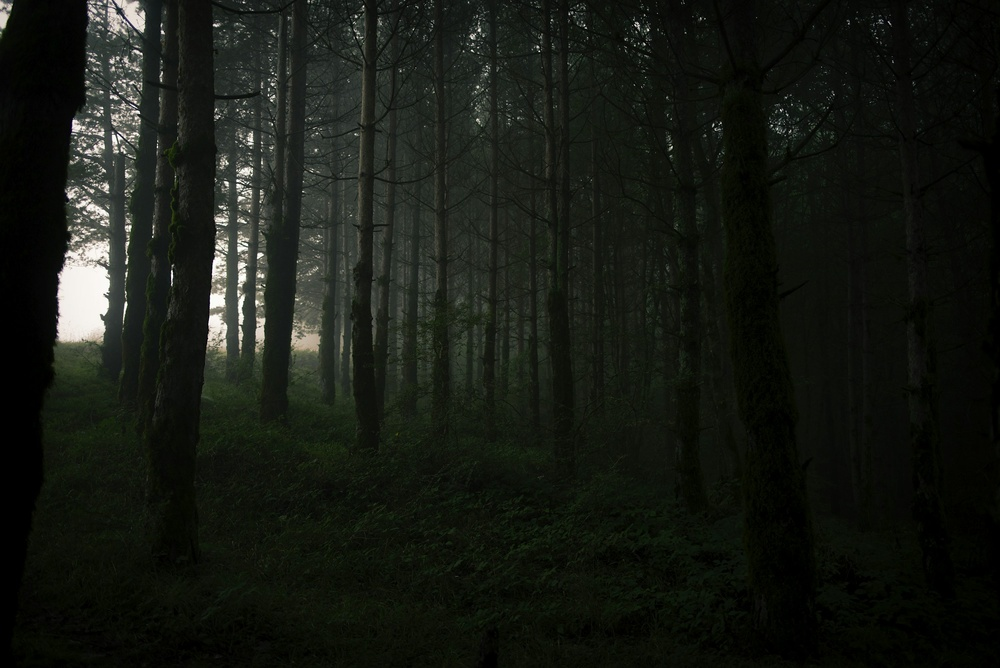
#> input picture jungle.jpg, 1000 x 668 px, shrunk from 3000 x 2003 before the run, found by its file name
$ python 'Power Law Transform.py'
#> lines starting #> are read from the running program, lines starting #| are printed output that depends on the picture
import cv2
import matplotlib.pyplot as plt
import math
import numpy as np
#this type of processing is suited for displaying image correctly for human eye based on monitor's display settings
# Read an image
image = cv2.imread(r"D:\Ruchita\Information_Technology\MSC-IT(CC)\SEM2\Practicals\jungle.jpg")
#> image is the input picture: shape (668, 1000, 3); mean B, G, R 19.5, 26, 22.4
plt.imshow(image)
plt.show()
# Trying 7 gamma values.
for gamma in [0.1, 0.3, 0.4, 0.5, 1.2, 2.2, 3.2]:

    # Apply gamma correction.
    gamma_corrected = np.array(255*(image / 255) ** gamma, dtype = 'uint8')
    plt.imshow(gamma_corrected)
    plt.show()
#> this loop made 7 passes
#> pass 1, `gamma_corrected = np.array(255*(image / 255) ** gamma, dtype = 'uint8')`:
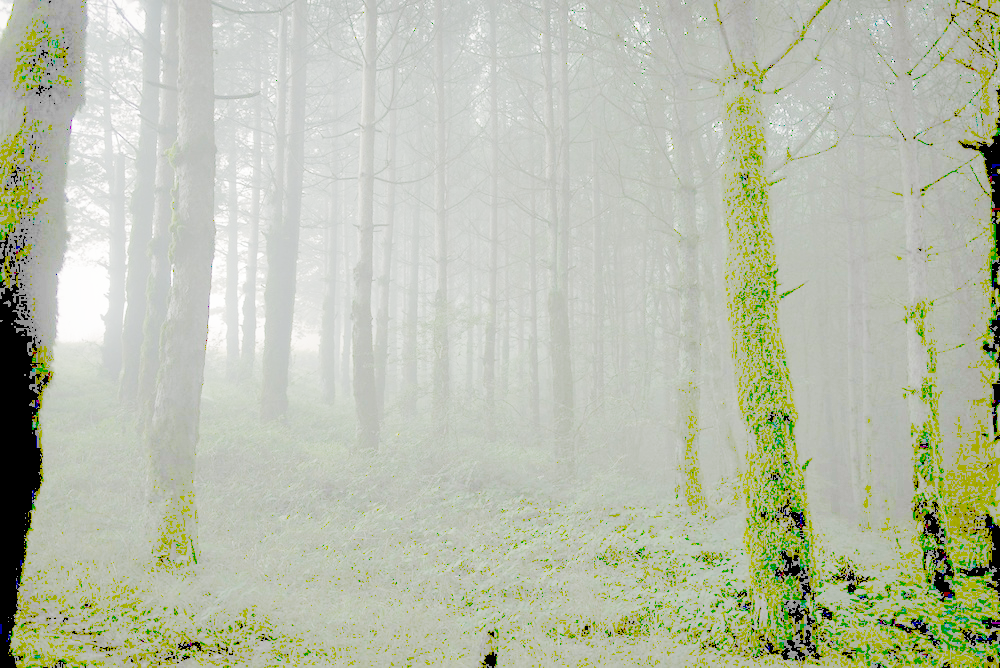
#> gamma_corrected: shape (668, 1000, 3); mean B, G, R 170.9, 190.5, 184.7
#> pass 2, `gamma_corrected = np.array(255*(image / 255) ** gamma, dtype = 'uint8')`:
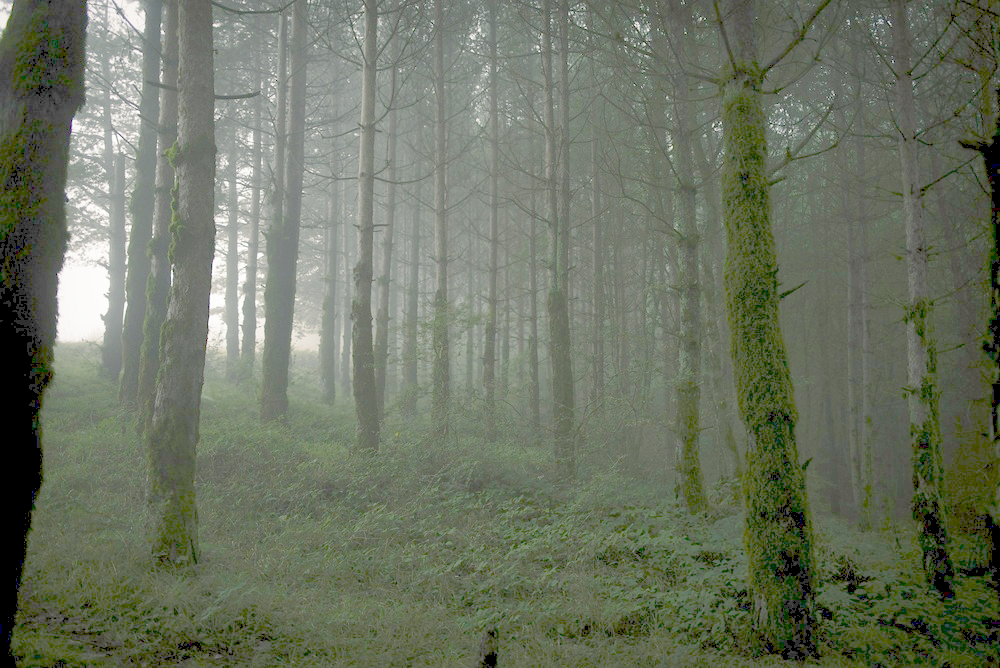
#> gamma_corrected: shape (668, 1000, 3); mean B, G, R 97, 115.4, 107.8
#> pass 3, `gamma_corrected = np.array(255*(image / 255) ** gamma, dtype = 'uint8')`:
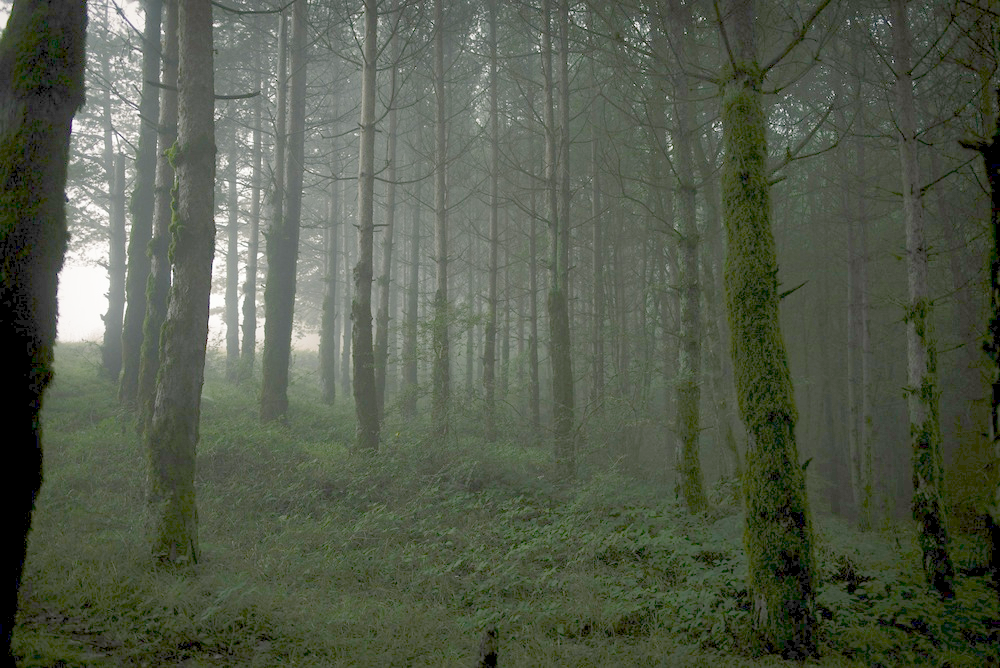
#> gamma_corrected: shape (668, 1000, 3); mean B, G, R 74.2, 90.8, 83.4

$ run again, with averaging.jpg copied over jungle.jpg
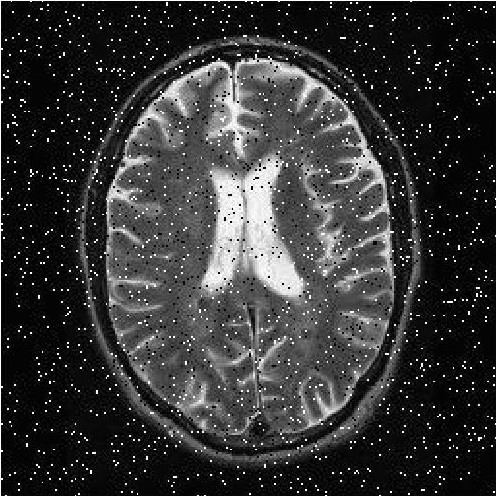
#> input picture averaging.jpg, 496 x 496 px, found by its file name
#> image is the input picture: shape (496, 496, 3); min 0, max 255, mean 54
#> the loop `for gamma in [0.1, 0.3, 0.4, 0.5, 1.2, 2.2, 3.2]:` made 7 passes
#> pass 1, `gamma_corrected = np.array(255*(image / 255) ** gamma, dtype = 'uint8')`:
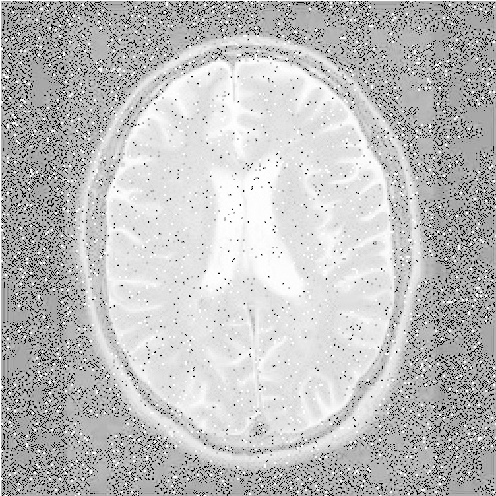
#> gamma_corrected: shape (496, 496, 3); min 0, max 255, mean 189.9
#> pass 3, `gamma_corrected = np.array(255*(image / 255) ** gamma, dtype = 'uint8')`:
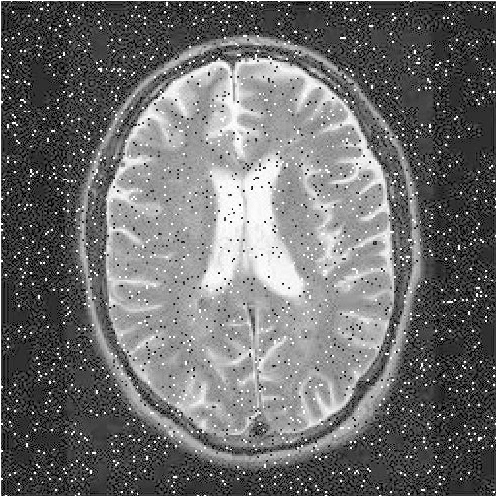
#> gamma_corrected: shape (496, 496, 3); min 0, max 255, mean 109.9
